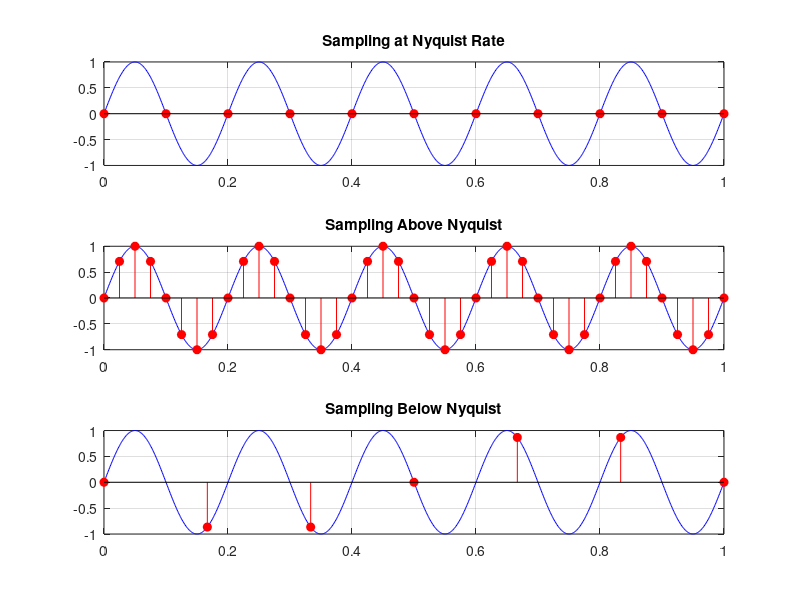

This figure's MATLAB source:
clc;
clear;
close all;

% Original continuous signal
f = 5;
t = 0:0.001:1;
x = sin(2*pi*f*t);

% Nyquist sampling
Fs1 = 10;
t1 = 0:1/Fs1:1;
x1 = sin(2*pi*f*t1);

% Above Nyquist
Fs2 = 40;
t2 = 0:1/Fs2:1;
x2 = sin(2*pi*f*t2);

% Below Nyquist
Fs3 = 6;
t3 = 0:1/Fs3:1;
x3 = sin(2*pi*f*t3);

figure;

subplot(3,1,1)
plot(t,x,'b')
hold on
stem(t1,x1,'r','filled')
title('Sampling at Nyquist Rate')
grid on

subplot(3,1,2)
plot(t,x,'b')
hold on
stem(t2,x2,'r','filled')
title('Sampling Above Nyquist')
grid on

subplot(3,1,3)
plot(t,x,'b')
hold on
stem(t3,x3,'r','filled')
title('Sampling Below Nyquist')
grid on
